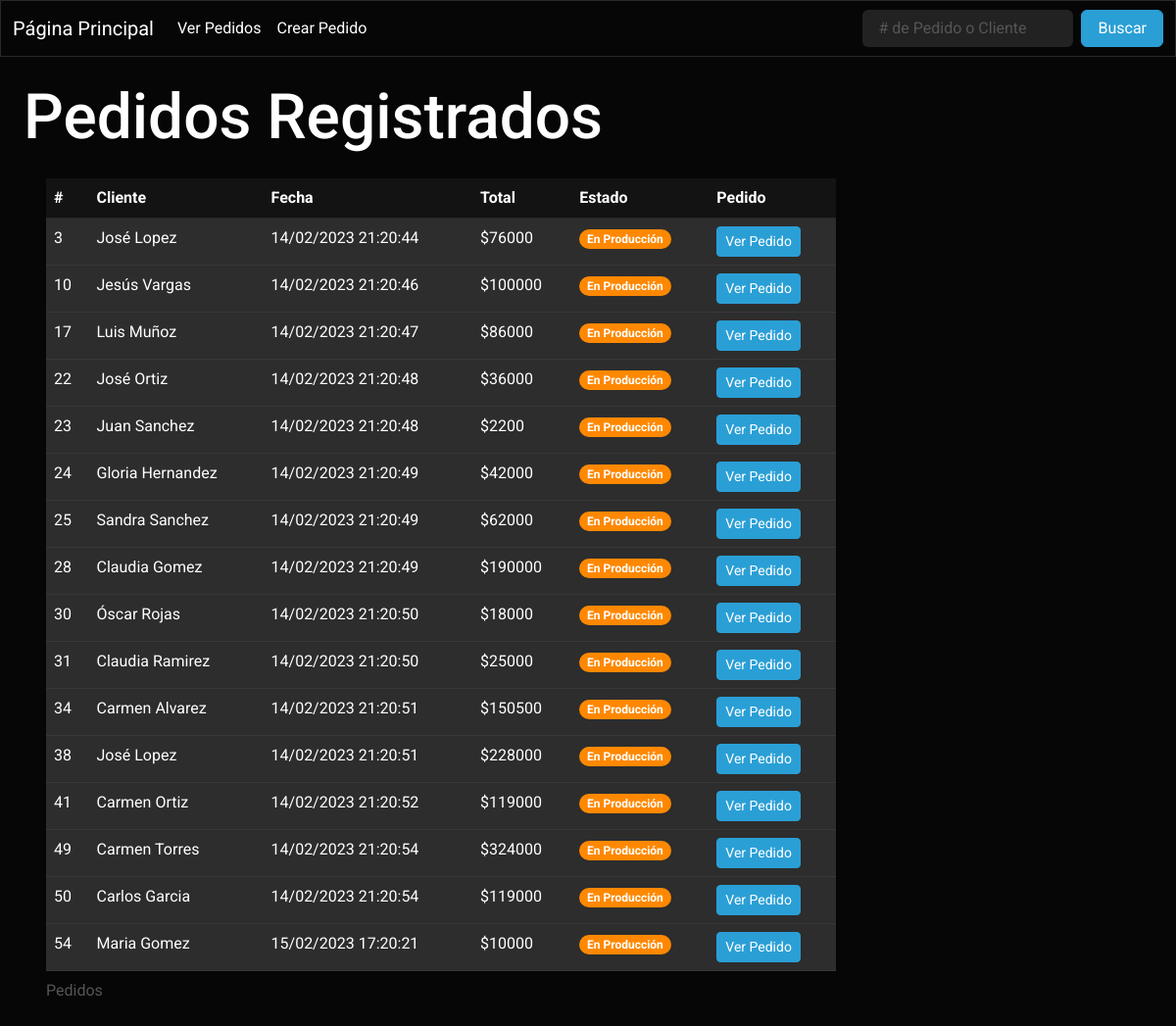
Page /ver_estado/En Producción on the committed database.
### tables this page shows
CREATE TABLE "Pedidos" ( -- Tabla que almacena los pedidos
    id INTEGER PRIMARY KEY AUTOINCREMENT NOT NULL, 
    cliente VARCHAR(255) NOT NULL,
    fecha VARCHAR(255) NOT NULL,
    total INT NOT NULL,
    estado TEXT NOT NULL,
    pedido TEXT NOT NULL
);

### app.py (the view)
@app.route('/ver_estado/<estado>') # Ruta que muestra todos los pedidos que se encuentran en un estado indicado.
def verEstado(estado):
    query = f'SELECT * FROM Pedidos WHERE estado = "{estado}"' # Solicitud a realizar.
    pedidosDB = consultarQuery(query) # Ejecutar una solicitud SQL, guardar el resultado en una variable.
    if pedidosDB: # Sí la consulta arroja resultados.
        return render_template('pedidos.html', pedidosDB=pedidosDB) # Devuelve la plantilla html y una variable con los pedidos.
    else: # Sí la consulta no arroja resultados.
        flash(['No se han encontrado pedidos con el estado ', f'{estado}'], 'Rojo') # Se envía un mensaje, la categoría del mensaje y un dato a la próxima página en mostrarse.
        return redirect(url_for('index')) # Se redirige al usuario a la ruta '/'.

### app.py (called while the page is built)
def crearCursor(database): # Genera un objeto cursor a traves de una base de datos.
    conn = None
    try: # Intenta conectarse a la base de datos.
        conn = sql.connect(database) # Establece conexión con la base de datos, y en caso de no existir, la crea.
    except sql.Error as error: # En caso de no lograr conectar a la DB mostrará el error por pantalla.
        print(error)
    finally: # En caso de lograr conectar, generará el objeto cursor y lo devolverá a traves de return.
        if conn:
            cursor = conn.cursor()
            return cursor, conn # Devuelve el objeto cursor y el objeto conn para cerrar la conexión a la base de datos al final.

def consultarQuery(query): # Función que realiza una consulta tomando como argumento una query SQL.
    cursor, conn = crearCursor(database) # Creando cursor y conexión con la base de datos.
    cursor.execute(query) # Ejecutar una solicitud con el cursor.
    respuesta = cursor.fetchall() # Se vuelcan los datos en una variable.
    conn.commit() # Aplicar cambios.
    conn.close() # Cerrar conexión.
    return respuesta # Se devuelven los datos recolectados.

### templates/pedidos.html (shortened to what this page needs)
{% extends "navbar.html" %}
{% block content %}
<div id="pagina">
    <h1>Pedidos Registrados</h1>
    <table class="table table-hover" id="tabla">
        <caption>Pedidos</caption>
        <thead>
            <tr>
                <th scope="col">#</th>
                <th scope="col">Cliente</th>
                <th scope="col">Fecha</th>
                <th scope="col">Total</th>
                <th scope="col">Estado</th>
                <th scope="col">Pedido</th>
            </tr>
        </thead>
        <tbody>
            {% for pedido in pedidosDB %}
            <tr class="table-light">
                <td>{{ pedido[0] }}</td>
                <td>{{ pedido[1] }}</td>
                <td>{{ pedido[2] }}</td>
                <td>${{ pedido[3] }}</td>
                {% if pedido[4] == 'Pendiente': %}
                <td><span class="badge rounded-pill bg-danger">{{ pedido[4] }}</span></td>
                {% elif pedido[4] == 'En Producción': %}
                <td><span class="badge rounded-pill bg-warning">{{ pedido[4] }}</span></td>
                {% elif pedido[4] == 'Terminado': %}
                <td><span class="badge rounded-pill bg-primary">{{ pedido[4] }}</span></td>
                {% elif pedido[4] == 'Entregado': %}
                <td><span class="badge rounded-pill bg-success">{{ pedido[4] }}</span></td>
                {% else: %}
                <td><span class="badge rounded-pill bg-dark">{{ pedido[4] }}</span></td>
                {% endif %}
                <td><a href="{{url_for('verPedido', id=pedido[0])}}" class="btn btn-primary btn-sm">Ver Pedido</a></td>
            </tr>
            {% endfor %}
        </tbody>
    </table>
</div>
{% endblock %}

### static/css/main.css (style rules this page uses)
body { font-family: system-ui, -apple-system, BlinkMacSystemFont, 'Segoe UI', Roboto, Oxygen, Ubuntu, Cantarell, 'Open Sans', 'Helvetica Neue', sans-serif; background-color: black; color: white; }
a { text-decoration: none !important; }
#pagina { margin: 2%; }
#tabla { margin: 2%; max-width: 70%; }

### rows in the picture
Pedidos: id "3", cliente "José Lopez", fecha "14/02/2023 21:20:44", total "76000", estado "En Producción"
Pedidos: id "10", cliente "Jesús Vargas", fecha "14/02/2023 21:20:46", total "100000", estado "En Producción"
Pedidos: id "17", cliente "Luis Muñoz", fecha "14/02/2023 21:20:47", total "86000", estado "En Producción"
Pedidos: id "22", cliente "José Ortiz", fecha "14/02/2023 21:20:48", total "36000", estado "En Producción"
Pedidos: id "23", cliente "Juan Sanchez", fecha "14/02/2023 21:20:48", total "2200", estado "En Producción"
Pedidos: id "24", cliente "Gloria Hernandez", fecha "14/02/2023 21:20:49", total "42000", estado "En Producción"
Pedidos: id "25", cliente "Sandra Sanchez", fecha "14/02/2023 21:20:49", total "62000", estado "En Producción"
Pedidos: id "28", cliente "Claudia Gomez", fecha "14/02/2023 21:20:49", total "190000", estado "En Producción"
Pedidos: id "30", cliente "Óscar Rojas", fecha "14/02/2023 21:20:50", total "18000", estado "En Producción"
Pedidos: id "31", cliente "Claudia Ramirez", fecha "14/02/2023 21:20:50", total "25000", estado "En Producción"
Pedidos: id "34", cliente "Carmen Alvarez", fecha "14/02/2023 21:20:51", total "150500", estado "En Producción"
Pedidos: id "38", cliente "José Lopez", fecha "14/02/2023 21:20:51", total "228000", estado "En Producción"
Pedidos: id "41", cliente "Carmen Ortiz", fecha "14/02/2023 21:20:52", total "119000", estado "En Producción"
Pedidos: id "49", cliente "Carmen Torres", fecha "14/02/2023 21:20:54", total "324000", estado "En Producción"
Pedidos: id "50", cliente "Carlos Garcia", fecha "14/02/2023 21:20:54", total "119000", estado "En Producción"
Pedidos: id "54", cliente "Maria Gomez", fecha "15/02/2023 17:20:21", total "10000", estado "En Producción"
